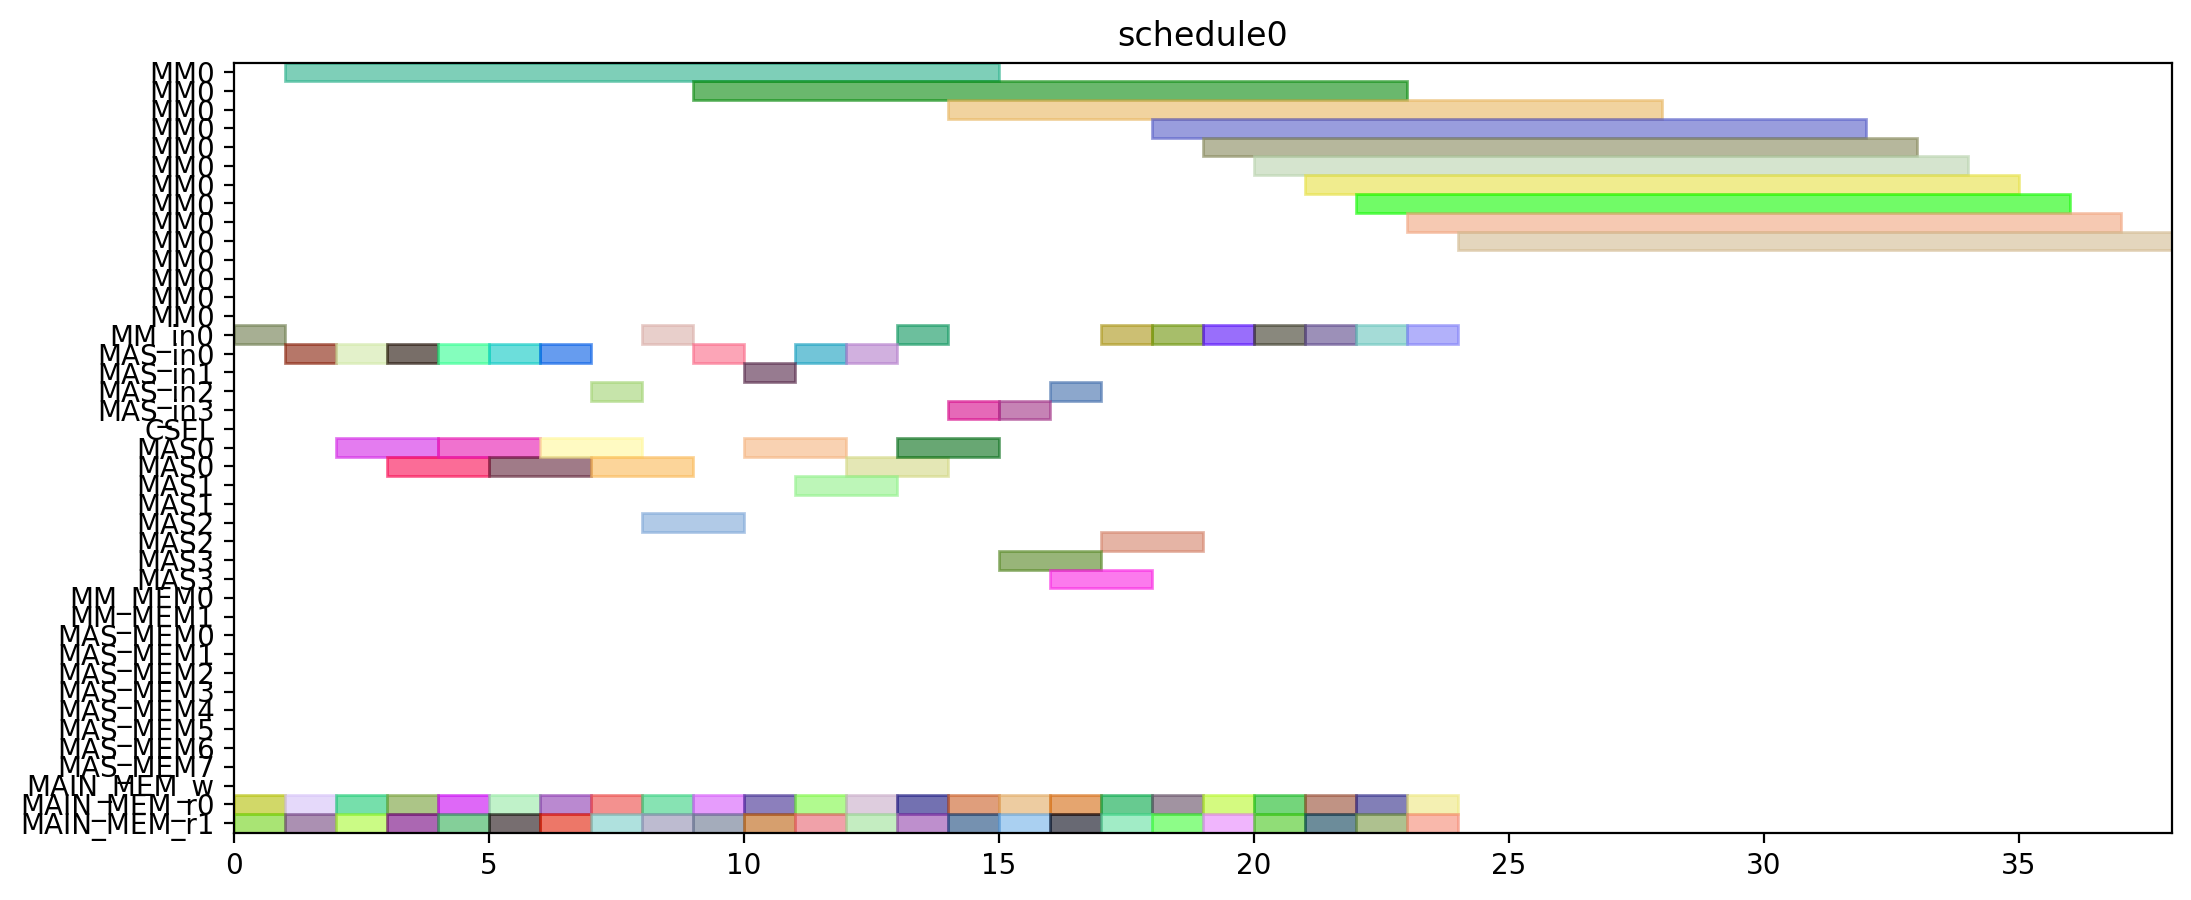

Reproduce this figure in Python.
from pyschedule import Scenario, solvers, plotters, alt


def solve():
	horizon = 120
	S = Scenario("schedule0", horizon=horizon)

	# resource
	MM = S.Resources('MM', num=1, size=14)
	MM_in = S.Resources('MM_in', num=1)
	MAS_in = S.Resources('MAS_in', num=4)
	CSEL = S.Resource('CSEL')
	MAS = S.Resources('MAS', num=4, size=2, periods=range(1, horizon))
	MM_MEM = S.Resources('MM_MEM', num=2)
	MAS_MEM = S.Resources('MAS_MEM', num=8)
	MAIN_MEM_w = S.Resource('MAIN_MEM_w', size=1)
	MAIN_MEM_r = S.Resources('MAIN_MEM_r', num=2)

	# result of previous scheduling

	# new tasks
	t0_t0 = S.Task('t0_t0', length=2, delay_cost=1)
	t0_t0 += alt(MAS)
	t0_t0_in = S.Task('t0_t0_in', length=1, delay_cost=1)
	t0_t0_in += alt(MAS_in)
	S += t0_t0_in*MAS_in[0]<=t0_t0*MAS[0]

	S += t0_t0_in*MAS_in[1]<=t0_t0*MAS[1]

	S += t0_t0_in*MAS_in[2]<=t0_t0*MAS[2]

	S += t0_t0_in*MAS_in[3]<=t0_t0*MAS[3]

	t0_t0_mem0 = S.Task('t0_t0_mem0', length=1, delay_cost=1)
	t0_t0_mem0 += MAIN_MEM_r[0]
	S += t0_t0_mem0 <= t0_t0

	t0_t0_mem1 = S.Task('t0_t0_mem1', length=1, delay_cost=1)
	t0_t0_mem1 += MAIN_MEM_r[1]
	S += t0_t0_mem1 <= t0_t0

	t0_t1 = S.Task('t0_t1', length=2, delay_cost=1)
	t0_t1 += alt(MAS)
	t0_t1_in = S.Task('t0_t1_in', length=1, delay_cost=1)
	t0_t1_in += alt(MAS_in)
	S += t0_t1_in*MAS_in[0]<=t0_t1*MAS[0]

	S += t0_t1_in*MAS_in[1]<=t0_t1*MAS[1]

	S += t0_t1_in*MAS_in[2]<=t0_t1*MAS[2]

	S += t0_t1_in*MAS_in[3]<=t0_t1*MAS[3]

	t0_t1_mem0 = S.Task('t0_t1_mem0', length=1, delay_cost=1)
	t0_t1_mem0 += MAIN_MEM_r[0]
	S += t0_t1_mem0 <= t0_t1

	t0_t1_mem1 = S.Task('t0_t1_mem1', length=1, delay_cost=1)
	t0_t1_mem1 += MAIN_MEM_r[1]
	S += t0_t1_mem1 <= t0_t1

	t0_t3 = S.Task('t0_t3', length=14, delay_cost=1)
	t0_t3 += alt(MM)
	t0_t3_in = S.Task('t0_t3_in', length=1, delay_cost=1)
	t0_t3_in += alt(MM_in)
	S += t0_t3_in*MM_in[0]<=t0_t3*MM[0]
	t0_t3_mem0 = S.Task('t0_t3_mem0', length=1, delay_cost=1)
	t0_t3_mem0 += MAIN_MEM_r[0]
	S += t0_t3_mem0 <= t0_t3

	t0_t3_mem1 = S.Task('t0_t3_mem1', length=1, delay_cost=1)
	t0_t3_mem1 += MAIN_MEM_r[1]
	S += t0_t3_mem1 <= t0_t3

	t10 = S.Task('t10', length=2, delay_cost=1)
	t10 += alt(MAS)
	t10_in = S.Task('t10_in', length=1, delay_cost=1)
	t10_in += alt(MAS_in)
	S += t10_in*MAS_in[0]<=t10*MAS[0]

	S += t10_in*MAS_in[1]<=t10*MAS[1]

	S += t10_in*MAS_in[2]<=t10*MAS[2]

	S += t10_in*MAS_in[3]<=t10*MAS[3]

	t10_mem0 = S.Task('t10_mem0', length=1, delay_cost=1)
	t10_mem0 += MAIN_MEM_r[0]
	S += t10_mem0 <= t10

	t10_mem1 = S.Task('t10_mem1', length=1, delay_cost=1)
	t10_mem1 += MAIN_MEM_r[1]
	S += t10_mem1 <= t10

	t11 = S.Task('t11', length=2, delay_cost=1)
	t11 += alt(MAS)
	t11_in = S.Task('t11_in', length=1, delay_cost=1)
	t11_in += alt(MAS_in)
	S += t11_in*MAS_in[0]<=t11*MAS[0]

	S += t11_in*MAS_in[1]<=t11*MAS[1]

	S += t11_in*MAS_in[2]<=t11*MAS[2]

	S += t11_in*MAS_in[3]<=t11*MAS[3]

	t11_mem0 = S.Task('t11_mem0', length=1, delay_cost=1)
	t11_mem0 += MAIN_MEM_r[0]
	S += t11_mem0 <= t11

	t11_mem1 = S.Task('t11_mem1', length=1, delay_cost=1)
	t11_mem1 += MAIN_MEM_r[1]
	S += t11_mem1 <= t11

	t3_t0 = S.Task('t3_t0', length=14, delay_cost=1)
	t3_t0 += alt(MM)
	t3_t0_in = S.Task('t3_t0_in', length=1, delay_cost=1)
	t3_t0_in += alt(MM_in)
	S += t3_t0_in*MM_in[0]<=t3_t0*MM[0]
	t3_t0_mem0 = S.Task('t3_t0_mem0', length=1, delay_cost=1)
	t3_t0_mem0 += MAIN_MEM_r[0]
	S += t3_t0_mem0 <= t3_t0

	t3_t0_mem1 = S.Task('t3_t0_mem1', length=1, delay_cost=1)
	t3_t0_mem1 += MAIN_MEM_r[1]
	S += t3_t0_mem1 <= t3_t0

	t3_t1 = S.Task('t3_t1', length=14, delay_cost=1)
	t3_t1 += alt(MM)
	t3_t1_in = S.Task('t3_t1_in', length=1, delay_cost=1)
	t3_t1_in += alt(MM_in)
	S += t3_t1_in*MM_in[0]<=t3_t1*MM[0]
	t3_t1_mem0 = S.Task('t3_t1_mem0', length=1, delay_cost=1)
	t3_t1_mem0 += MAIN_MEM_r[0]
	S += t3_t1_mem0 <= t3_t1

	t3_t1_mem1 = S.Task('t3_t1_mem1', length=1, delay_cost=1)
	t3_t1_mem1 += MAIN_MEM_r[1]
	S += t3_t1_mem1 <= t3_t1

	t3_t2 = S.Task('t3_t2', length=2, delay_cost=1)
	t3_t2 += alt(MAS)
	t3_t2_in = S.Task('t3_t2_in', length=1, delay_cost=1)
	t3_t2_in += alt(MAS_in)
	S += t3_t2_in*MAS_in[0]<=t3_t2*MAS[0]

	S += t3_t2_in*MAS_in[1]<=t3_t2*MAS[1]

	S += t3_t2_in*MAS_in[2]<=t3_t2*MAS[2]

	S += t3_t2_in*MAS_in[3]<=t3_t2*MAS[3]

	t3_t2_mem0 = S.Task('t3_t2_mem0', length=1, delay_cost=1)
	t3_t2_mem0 += MAIN_MEM_r[0]
	S += t3_t2_mem0 <= t3_t2

	t3_t2_mem1 = S.Task('t3_t2_mem1', length=1, delay_cost=1)
	t3_t2_mem1 += MAIN_MEM_r[1]
	S += t3_t2_mem1 <= t3_t2

	t3_t3 = S.Task('t3_t3', length=2, delay_cost=1)
	t3_t3 += alt(MAS)
	t3_t3_in = S.Task('t3_t3_in', length=1, delay_cost=1)
	t3_t3_in += alt(MAS_in)
	S += t3_t3_in*MAS_in[0]<=t3_t3*MAS[0]

	S += t3_t3_in*MAS_in[1]<=t3_t3*MAS[1]

	S += t3_t3_in*MAS_in[2]<=t3_t3*MAS[2]

	S += t3_t3_in*MAS_in[3]<=t3_t3*MAS[3]

	t3_t3_mem0 = S.Task('t3_t3_mem0', length=1, delay_cost=1)
	t3_t3_mem0 += MAIN_MEM_r[0]
	S += t3_t3_mem0 <= t3_t3

	t3_t3_mem1 = S.Task('t3_t3_mem1', length=1, delay_cost=1)
	t3_t3_mem1 += MAIN_MEM_r[1]
	S += t3_t3_mem1 <= t3_t3

	t4_t0 = S.Task('t4_t0', length=2, delay_cost=1)
	t4_t0 += alt(MAS)
	t4_t0_in = S.Task('t4_t0_in', length=1, delay_cost=1)
	t4_t0_in += alt(MAS_in)
	S += t4_t0_in*MAS_in[0]<=t4_t0*MAS[0]

	S += t4_t0_in*MAS_in[1]<=t4_t0*MAS[1]

	S += t4_t0_in*MAS_in[2]<=t4_t0*MAS[2]

	S += t4_t0_in*MAS_in[3]<=t4_t0*MAS[3]

	t4_t0_mem0 = S.Task('t4_t0_mem0', length=1, delay_cost=1)
	t4_t0_mem0 += MAIN_MEM_r[0]
	S += t4_t0_mem0 <= t4_t0

	t4_t0_mem1 = S.Task('t4_t0_mem1', length=1, delay_cost=1)
	t4_t0_mem1 += MAIN_MEM_r[1]
	S += t4_t0_mem1 <= t4_t0

	t4_t1 = S.Task('t4_t1', length=2, delay_cost=1)
	t4_t1 += alt(MAS)
	t4_t1_in = S.Task('t4_t1_in', length=1, delay_cost=1)
	t4_t1_in += alt(MAS_in)
	S += t4_t1_in*MAS_in[0]<=t4_t1*MAS[0]

	S += t4_t1_in*MAS_in[1]<=t4_t1*MAS[1]

	S += t4_t1_in*MAS_in[2]<=t4_t1*MAS[2]

	S += t4_t1_in*MAS_in[3]<=t4_t1*MAS[3]

	t4_t1_mem0 = S.Task('t4_t1_mem0', length=1, delay_cost=1)
	t4_t1_mem0 += MAIN_MEM_r[0]
	S += t4_t1_mem0 <= t4_t1

	t4_t1_mem1 = S.Task('t4_t1_mem1', length=1, delay_cost=1)
	t4_t1_mem1 += MAIN_MEM_r[1]
	S += t4_t1_mem1 <= t4_t1

	t4_t3 = S.Task('t4_t3', length=14, delay_cost=1)
	t4_t3 += alt(MM)
	t4_t3_in = S.Task('t4_t3_in', length=1, delay_cost=1)
	t4_t3_in += alt(MM_in)
	S += t4_t3_in*MM_in[0]<=t4_t3*MM[0]
	t4_t3_mem0 = S.Task('t4_t3_mem0', length=1, delay_cost=1)
	t4_t3_mem0 += MAIN_MEM_r[0]
	S += t4_t3_mem0 <= t4_t3

	t4_t3_mem1 = S.Task('t4_t3_mem1', length=1, delay_cost=1)
	t4_t3_mem1 += MAIN_MEM_r[1]
	S += t4_t3_mem1 <= t4_t3

	t5_t0 = S.Task('t5_t0', length=14, delay_cost=1)
	t5_t0 += alt(MM)
	t5_t0_in = S.Task('t5_t0_in', length=1, delay_cost=1)
	t5_t0_in += alt(MM_in)
	S += t5_t0_in*MM_in[0]<=t5_t0*MM[0]
	t5_t0_mem0 = S.Task('t5_t0_mem0', length=1, delay_cost=1)
	t5_t0_mem0 += MAIN_MEM_r[0]
	S += t5_t0_mem0 <= t5_t0

	t5_t0_mem1 = S.Task('t5_t0_mem1', length=1, delay_cost=1)
	t5_t0_mem1 += MAIN_MEM_r[1]
	S += t5_t0_mem1 <= t5_t0

	t5_t1 = S.Task('t5_t1', length=14, delay_cost=1)
	t5_t1 += alt(MM)
	t5_t1_in = S.Task('t5_t1_in', length=1, delay_cost=1)
	t5_t1_in += alt(MM_in)
	S += t5_t1_in*MM_in[0]<=t5_t1*MM[0]
	t5_t1_mem0 = S.Task('t5_t1_mem0', length=1, delay_cost=1)
	t5_t1_mem0 += MAIN_MEM_r[0]
	S += t5_t1_mem0 <= t5_t1

	t5_t1_mem1 = S.Task('t5_t1_mem1', length=1, delay_cost=1)
	t5_t1_mem1 += MAIN_MEM_r[1]
	S += t5_t1_mem1 <= t5_t1

	t5_t2 = S.Task('t5_t2', length=2, delay_cost=1)
	t5_t2 += alt(MAS)
	t5_t2_in = S.Task('t5_t2_in', length=1, delay_cost=1)
	t5_t2_in += alt(MAS_in)
	S += t5_t2_in*MAS_in[0]<=t5_t2*MAS[0]

	S += t5_t2_in*MAS_in[1]<=t5_t2*MAS[1]

	S += t5_t2_in*MAS_in[2]<=t5_t2*MAS[2]

	S += t5_t2_in*MAS_in[3]<=t5_t2*MAS[3]

	t5_t2_mem0 = S.Task('t5_t2_mem0', length=1, delay_cost=1)
	t5_t2_mem0 += MAIN_MEM_r[0]
	S += t5_t2_mem0 <= t5_t2

	t5_t2_mem1 = S.Task('t5_t2_mem1', length=1, delay_cost=1)
	t5_t2_mem1 += MAIN_MEM_r[1]
	S += t5_t2_mem1 <= t5_t2

	t5_t3 = S.Task('t5_t3', length=2, delay_cost=1)
	t5_t3 += alt(MAS)
	t5_t3_in = S.Task('t5_t3_in', length=1, delay_cost=1)
	t5_t3_in += alt(MAS_in)
	S += t5_t3_in*MAS_in[0]<=t5_t3*MAS[0]

	S += t5_t3_in*MAS_in[1]<=t5_t3*MAS[1]

	S += t5_t3_in*MAS_in[2]<=t5_t3*MAS[2]

	S += t5_t3_in*MAS_in[3]<=t5_t3*MAS[3]

	t5_t3_mem0 = S.Task('t5_t3_mem0', length=1, delay_cost=1)
	t5_t3_mem0 += MAIN_MEM_r[0]
	S += t5_t3_mem0 <= t5_t3

	t5_t3_mem1 = S.Task('t5_t3_mem1', length=1, delay_cost=1)
	t5_t3_mem1 += MAIN_MEM_r[1]
	S += t5_t3_mem1 <= t5_t3

	t6_t0 = S.Task('t6_t0', length=14, delay_cost=1)
	t6_t0 += alt(MM)
	t6_t0_in = S.Task('t6_t0_in', length=1, delay_cost=1)
	t6_t0_in += alt(MM_in)
	S += t6_t0_in*MM_in[0]<=t6_t0*MM[0]
	t6_t0_mem0 = S.Task('t6_t0_mem0', length=1, delay_cost=1)
	t6_t0_mem0 += MAIN_MEM_r[0]
	S += t6_t0_mem0 <= t6_t0

	t6_t0_mem1 = S.Task('t6_t0_mem1', length=1, delay_cost=1)
	t6_t0_mem1 += MAIN_MEM_r[1]
	S += t6_t0_mem1 <= t6_t0

	t6_t1 = S.Task('t6_t1', length=14, delay_cost=1)
	t6_t1 += alt(MM)
	t6_t1_in = S.Task('t6_t1_in', length=1, delay_cost=1)
	t6_t1_in += alt(MM_in)
	S += t6_t1_in*MM_in[0]<=t6_t1*MM[0]
	t6_t1_mem0 = S.Task('t6_t1_mem0', length=1, delay_cost=1)
	t6_t1_mem0 += MAIN_MEM_r[0]
	S += t6_t1_mem0 <= t6_t1

	t6_t1_mem1 = S.Task('t6_t1_mem1', length=1, delay_cost=1)
	t6_t1_mem1 += MAIN_MEM_r[1]
	S += t6_t1_mem1 <= t6_t1

	t6_t2 = S.Task('t6_t2', length=2, delay_cost=1)
	t6_t2 += alt(MAS)
	t6_t2_in = S.Task('t6_t2_in', length=1, delay_cost=1)
	t6_t2_in += alt(MAS_in)
	S += t6_t2_in*MAS_in[0]<=t6_t2*MAS[0]

	S += t6_t2_in*MAS_in[1]<=t6_t2*MAS[1]

	S += t6_t2_in*MAS_in[2]<=t6_t2*MAS[2]

	S += t6_t2_in*MAS_in[3]<=t6_t2*MAS[3]

	t6_t2_mem0 = S.Task('t6_t2_mem0', length=1, delay_cost=1)
	t6_t2_mem0 += MAIN_MEM_r[0]
	S += t6_t2_mem0 <= t6_t2

	t6_t2_mem1 = S.Task('t6_t2_mem1', length=1, delay_cost=1)
	t6_t2_mem1 += MAIN_MEM_r[1]
	S += t6_t2_mem1 <= t6_t2

	t6_t3 = S.Task('t6_t3', length=2, delay_cost=1)
	t6_t3 += alt(MAS)
	t6_t3_in = S.Task('t6_t3_in', length=1, delay_cost=1)
	t6_t3_in += alt(MAS_in)
	S += t6_t3_in*MAS_in[0]<=t6_t3*MAS[0]

	S += t6_t3_in*MAS_in[1]<=t6_t3*MAS[1]

	S += t6_t3_in*MAS_in[2]<=t6_t3*MAS[2]

	S += t6_t3_in*MAS_in[3]<=t6_t3*MAS[3]

	t6_t3_mem0 = S.Task('t6_t3_mem0', length=1, delay_cost=1)
	t6_t3_mem0 += MAIN_MEM_r[0]
	S += t6_t3_mem0 <= t6_t3

	t6_t3_mem1 = S.Task('t6_t3_mem1', length=1, delay_cost=1)
	t6_t3_mem1 += MAIN_MEM_r[1]
	S += t6_t3_mem1 <= t6_t3

	t7_t0 = S.Task('t7_t0', length=14, delay_cost=1)
	t7_t0 += alt(MM)
	t7_t0_in = S.Task('t7_t0_in', length=1, delay_cost=1)
	t7_t0_in += alt(MM_in)
	S += t7_t0_in*MM_in[0]<=t7_t0*MM[0]
	t7_t0_mem0 = S.Task('t7_t0_mem0', length=1, delay_cost=1)
	t7_t0_mem0 += MAIN_MEM_r[0]
	S += t7_t0_mem0 <= t7_t0

	t7_t0_mem1 = S.Task('t7_t0_mem1', length=1, delay_cost=1)
	t7_t0_mem1 += MAIN_MEM_r[1]
	S += t7_t0_mem1 <= t7_t0

	t7_t1 = S.Task('t7_t1', length=14, delay_cost=1)
	t7_t1 += alt(MM)
	t7_t1_in = S.Task('t7_t1_in', length=1, delay_cost=1)
	t7_t1_in += alt(MM_in)
	S += t7_t1_in*MM_in[0]<=t7_t1*MM[0]
	t7_t1_mem0 = S.Task('t7_t1_mem0', length=1, delay_cost=1)
	t7_t1_mem0 += MAIN_MEM_r[0]
	S += t7_t1_mem0 <= t7_t1

	t7_t1_mem1 = S.Task('t7_t1_mem1', length=1, delay_cost=1)
	t7_t1_mem1 += MAIN_MEM_r[1]
	S += t7_t1_mem1 <= t7_t1

	t7_t2 = S.Task('t7_t2', length=2, delay_cost=1)
	t7_t2 += alt(MAS)
	t7_t2_in = S.Task('t7_t2_in', length=1, delay_cost=1)
	t7_t2_in += alt(MAS_in)
	S += t7_t2_in*MAS_in[0]<=t7_t2*MAS[0]

	S += t7_t2_in*MAS_in[1]<=t7_t2*MAS[1]

	S += t7_t2_in*MAS_in[2]<=t7_t2*MAS[2]

	S += t7_t2_in*MAS_in[3]<=t7_t2*MAS[3]

	t7_t2_mem0 = S.Task('t7_t2_mem0', length=1, delay_cost=1)
	t7_t2_mem0 += MAIN_MEM_r[0]
	S += t7_t2_mem0 <= t7_t2

	t7_t2_mem1 = S.Task('t7_t2_mem1', length=1, delay_cost=1)
	t7_t2_mem1 += MAIN_MEM_r[1]
	S += t7_t2_mem1 <= t7_t2

	t7_t3 = S.Task('t7_t3', length=2, delay_cost=1)
	t7_t3 += alt(MAS)
	t7_t3_in = S.Task('t7_t3_in', length=1, delay_cost=1)
	t7_t3_in += alt(MAS_in)
	S += t7_t3_in*MAS_in[0]<=t7_t3*MAS[0]

	S += t7_t3_in*MAS_in[1]<=t7_t3*MAS[1]

	S += t7_t3_in*MAS_in[2]<=t7_t3*MAS[2]

	S += t7_t3_in*MAS_in[3]<=t7_t3*MAS[3]

	t7_t3_mem0 = S.Task('t7_t3_mem0', length=1, delay_cost=1)
	t7_t3_mem0 += MAIN_MEM_r[0]
	S += t7_t3_mem0 <= t7_t3

	t7_t3_mem1 = S.Task('t7_t3_mem1', length=1, delay_cost=1)
	t7_t3_mem1 += MAIN_MEM_r[1]
	S += t7_t3_mem1 <= t7_t3

	solvers.mip.solve(S,msg=1,kind='CPLEX',ratio_gap=1.01)

	solution = [['hoge']*len(S.solution()[1]) for i in range(len(S.solution()))]
	for i in range(len(S.solution())):
		for j in range(len(S.solution()[i])):
			solution[i][j]=str(S.solution()[i][j])
	print(solution)

	cycles = int(solution[-1][3])

	pic_file_name = "/home/mfukuda/ABE/multiRAM_multiMAS_16mux/scheduling_result/stage14MM1_stage2MAS4/SQR012345/schedule0.png"
	if(S.solution() != []):
		plotters.matplotlib.plot(S,img_filename=pic_file_name, show_task_labels=False, fig_size=(cycles*0.25+3, 5))

	return solution
